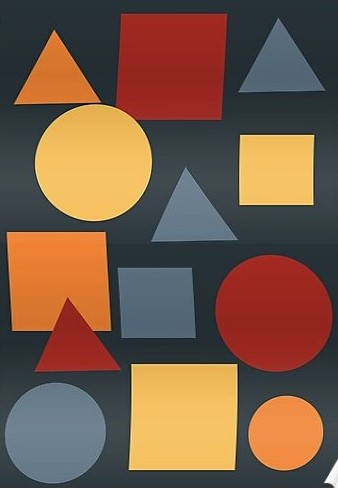
#> input picture Meeting 17 - Automatic Number Plate Recognition (ANPR)/images/shape.jpg, 338 x 488 px
$ python practice.py
#> lines starting #> are read from the running program, lines starting #| are printed output that depends on the picture; after the words box and inside, x2 and y2 are one past the last pixel; in counts of white or black regions, pixels touching at a corner belong together
import cv2


def get_contours(image):
    # detect outline/border of a picture
    contours, _ = cv2.findContours(image, cv2.RETR_EXTERNAL, cv2.CHAIN_APPROX_NONE)

    for contour in contours:
        area = cv2.contourArea(contour)
        print(area)
        cv2.drawContours(imgContour, contour, -1, (255, 0, 0), 3)


img = cv2.imread('images/shape.jpg')
#> img is the input picture: shape (488, 338, 3); mean B, G, R 70.4, 90, 119.4
cv2.imshow("Original Picture", img)

imgGrayScale = cv2.cvtColor(img, cv2.COLOR_BGR2GRAY)
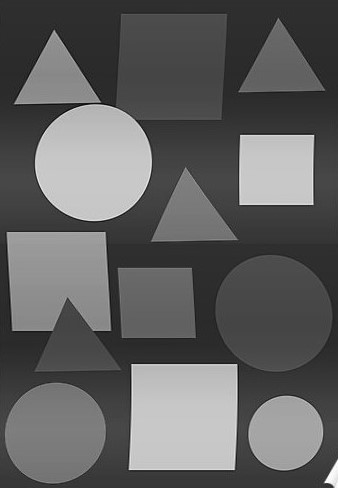
#> imgGrayScale: shape (488, 338); min 5, max 255, mean 96.5
cv2.imshow("Gray Scale", imgGrayScale)

imgBlur = cv2.GaussianBlur(imgGrayScale, (7, 7), 1)
cv2.imshow("Blur Image", imgBlur)

imgCanny = cv2.Canny(imgBlur, 50, 50)
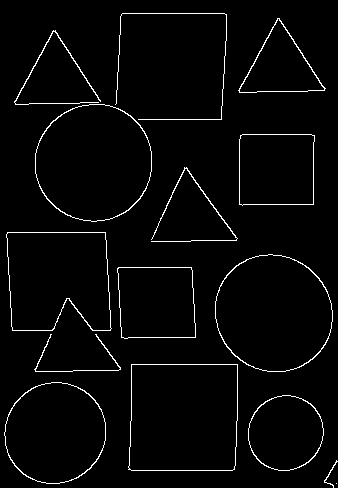
#> imgCanny: shape (488, 338); 2.7% white in thin lines or dots
cv2.imshow("Canny Edge Detector", imgCanny)

imgContour = img.copy()
get_contours(imgCanny)
#> in get_contours, `contours, _ = cv2.findContours(image, cv2.RETR_EXTERNAL, cv2.CHAIN_APP..`: contours = 15 contours, 3 with area under 20; largest, box (x1, y1, x2, y2) and area: (128, 364, 238, 471) 11231, (215, 254, 333, 372) 10770, (35, 104, 152, 222) 10756, (6, 232, 112, 331) 9042, (4, 382, 106, 484) 8030
#> the loop in get_contours, `for contour in contours:` made 15 passes
#> area on passes 3 to 14: 4422, 8030.5, 11231, 41, 5196.5, 10770, 9041.5, 75.5, 5180, 10756, 86, 3275.5
#| 0.0
#| 16.0
#| 4422.0
#| 8030.5
#| 11231.0
#| 41.0
#| 5196.5
#| 10770.0
#> (further printed lines are left out)
#> after the loop in get_contours, `for contour in contours:`:
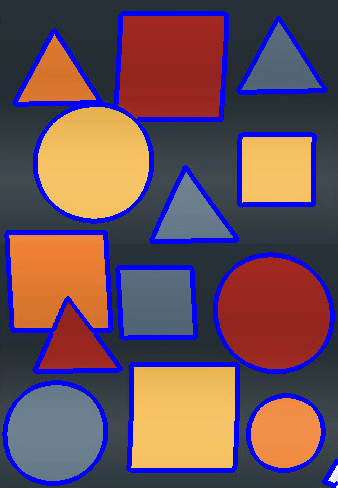
#> imgContour: shape (488, 338, 3); 11.73% of pixels changed, all inside (x1, y1, x2, y2) = (2, 11, 338, 488)
cv2.imshow("Contour Image", imgContour)

cv2.waitKey(0)
